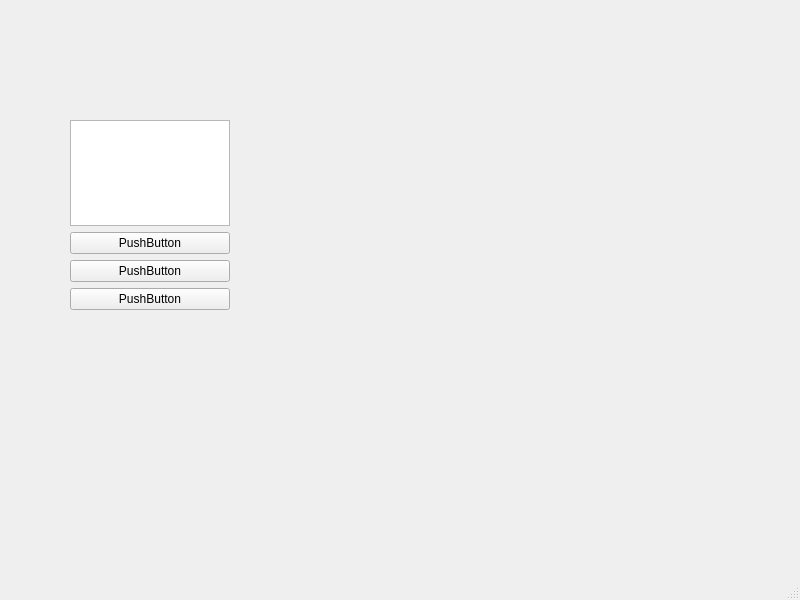
<?xml version="1.0" encoding="UTF-8"?>
<ui version="4.0">
 <class>MainWindow</class>
 <widget class="QMainWindow" name="MainWindow">
  <property name="geometry">
   <rect>
    <x>0</x>
    <y>0</y>
    <width>800</width>
    <height>600</height>
   </rect>
  </property>
  <property name="windowTitle">
   <string>MainWindow</string>
  </property>
  <widget class="QWidget" name="centralwidget">
   <widget class="QWidget" name="verticalLayoutWidget">
    <property name="geometry">
     <rect>
      <x>70</x>
      <y>120</y>
      <width>160</width>
      <height>190</height>
     </rect>
    </property>
    <layout class="QVBoxLayout" name="verticalLayout">
     <item>
      <widget class="QTextBrowser" name="textBrowser"/>
     </item>
     <item>
      <widget class="QPushButton" name="pushButton">
       <property name="text">
        <string>PushButton</string>
       </property>
      </widget>
     </item>
     <item>
      <widget class="QPushButton" name="pushButton_2">
       <property name="text">
        <string>PushButton</string>
       </property>
      </widget>
     </item>
     <item>
      <widget class="QPushButton" name="pushButton_3">
       <property name="text">
        <string>PushButton</string>
       </property>
      </widget>
     </item>
    </layout>
   </widget>
  </widget>
  <widget class="QMenuBar" name="menubar">
   <property name="geometry">
    <rect>
     <x>0</x>
     <y>0</y>
     <width>800</width>
     <height>22</height>
    </rect>
   </property>
  </widget>
  <widget class="QStatusBar" name="statusbar"/>
 </widget>
 <resources/>
 <connections/>
</ui>
